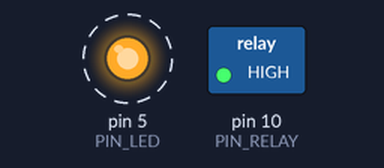
This sketch was run on a simulated Arduino Uno, built with avr-gcc and run on an emulated ATmega328P. Parts: switched loads named in the sketch (green lamp = pin HIGH), output pins drawn as LEDs (lit = HIGH). Dashed ring = blinking. What the sketch prints to the serial monitor is not drawn.

Above: at 0.5 s.
Timing chart, 0 to 4.6 s (numbered marks = the images above):
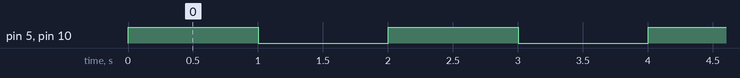

Measured:
- by itself, pin 5 (PIN_LED), pin 10 (PIN_RELAY): alternates HIGH for 1.0 s and LOW for 1.0 s

The sketch:

relay_click_test.ino
```cpp
/*
  relay_click_test.ino -- clicks the relay on D10 once a second (bench wiring check)
  ================================================================================
  D10 HIGH for 1 s, LOW for 1 s, forever. The blue LED on D5 mirrors it so you can see
  when the relay *should* be on. Serial Monitor at 115200 prints ON / OFF.

  Hear a click each second: the relay wiring is good; re-upload alerter_uno.ino.
  LED blinks but no click: the problem is between D10 and the relay (transistor, coil pins, diode).
*/
const int PIN_RELAY = 10, PIN_LED = 5;

void setup() {
  pinMode(PIN_RELAY, OUTPUT);
  pinMode(PIN_LED, OUTPUT);
  Serial.begin(115200);
  Serial.println(F("relay_click_test: D10 toggles every second"));
}

void loop() {
  digitalWrite(PIN_RELAY, HIGH); digitalWrite(PIN_LED, HIGH); Serial.println(F("ON"));
  delay(1000);
  digitalWrite(PIN_RELAY, LOW);  digitalWrite(PIN_LED, LOW);  Serial.println(F("OFF"));
  delay(1000);
}
```
